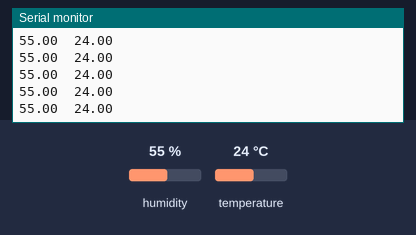
Simulated run of this sketch. Board: Arduino Uno, built with avr-gcc and run on an emulated ATmega328P. On the bench: the last lines printed to the serial monitor. The test bench sets the inputs (shaded band); at power-on: humidity 55 %, temperature 24 °C.

Above: at 3.3 s.
3.4 s: humidity set to 22 %
At 4.99 s:
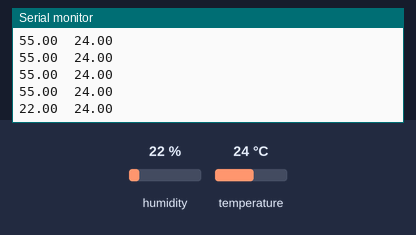
6.4 s: temperature set to 12 °C
At 6.67 s:
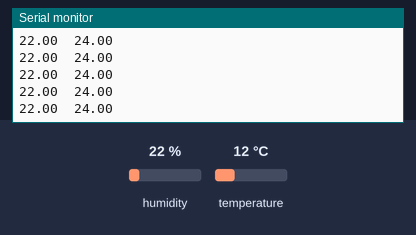
9.4 s: humidity set to 40 %
At 9.49 s:
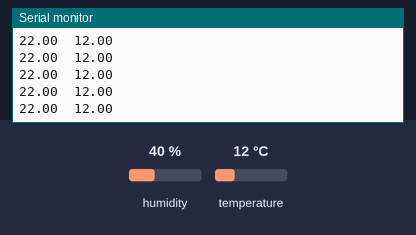
Timing chart, 0 to 12.4 s (numbered marks = the images above; inputs shaded):
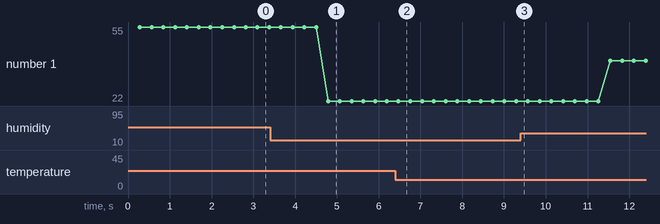

The sketch:

sensor_humidade_temperatura_arduino.ino
```cpp
// Sensor de humidade e temperatura integrando arduino e phyton
//----------------------------------------------------------------


//Incluindo a biblioteca de comunicação com o sensor de humidade e temperatura.
#include "DHT.h"

//Define o macro DHTPIN de acordo com o pino digital correspondente.
#define DHTPIN 2

//Seleciona o tipo de sensor (DHT22)
#define DHTTYPE DHT22   // DHT 22  (AM2302), AM2321

//Cria e inicializa os dados do sensor.
DHT dht(DHTPIN, DHTTYPE);

double currentHumidity =0.0;
double currentTemperature =0.0;

// Função que executa uma vez para configurar
// variáveis e parametros
void setup(){

  Serial.begin(57600);

  //Envia um header pela porta serial.
  Serial.print("Humidity\tTemperature\n");

  //Inicializa o sensor.
  dht.begin();
  }

  // Executa loop indefinidamente após a execução da função setup
  // podendo ser parado por certas funções e interrupções.
  void loop(){
    // Aguarda-se 250ms antes de realizar uma nova leitura do sensor.
    delay(280);

    currentHumidity = dht.readHumidity();
    currentTemperature = dht.readTemperature();

    // Checa se alguma das leituras falhou.
    if(isnan(currentHumidity)|| isnan(currentTemperature)){
      Serial.println("ERROR: Failed to read from DHT sensor!");
      return;
      }

      // Envia pela porta serial os valores de umidade e temperatura.
      Serial.print(currentHumidity);
      Serial.print("\t");
      Serial.print(currentTemperature);
      Serial.print("\n");
  }
```

Measured:
- after the input at 3.4 s, the serial monitor: prints a new line after 1.4 s (image 1)
- plotted number 1: 55 → 22 after the input at 3.4 s, 22 → 40 after the input at 9.4 s
